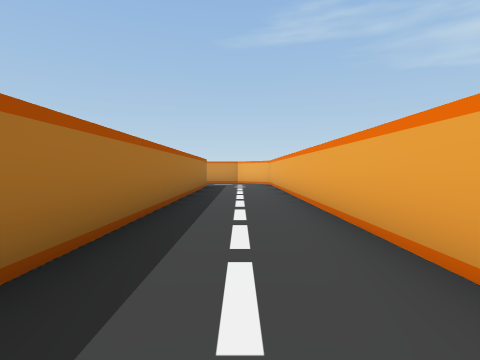
view 1 (above)

24 first-person views from a walk through a scene from a Unity 3-D project. The camera is 1.2 m above the floor, tilts 2° down and sees 80° across. The floor is counted in squares, 2 m on a side. Each view is taken from the middle of a square. On the plan, view 1 faces up. The plan holds only what a view shows up to about 9 squares ahead; the rest is blank.

view 2
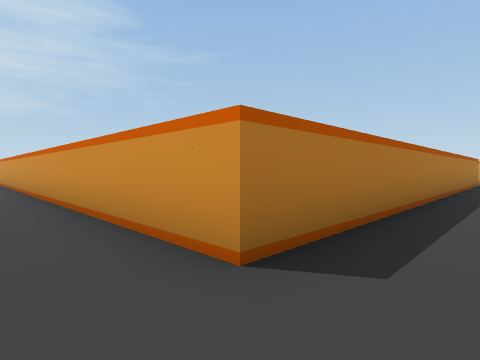

view 3
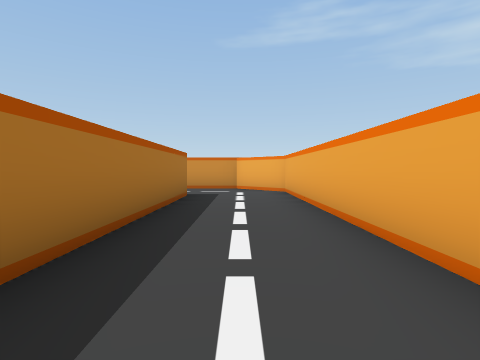

view 4
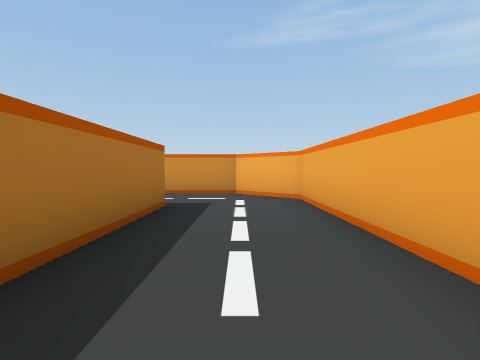

view 5
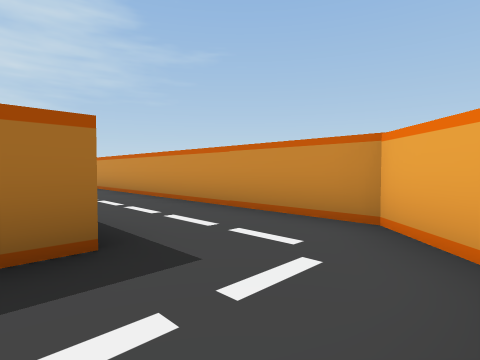

view 6
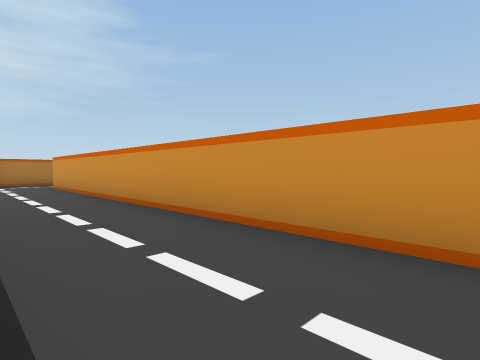

view 7
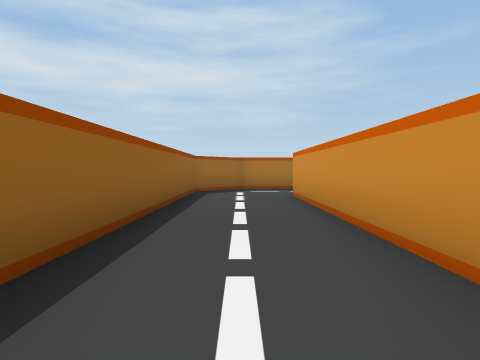

view 8
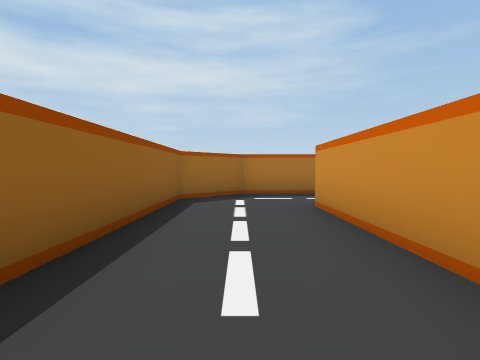

view 9
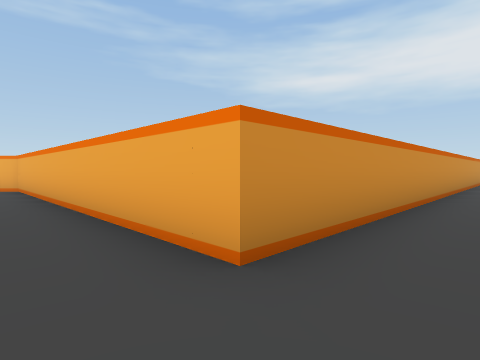

view 10
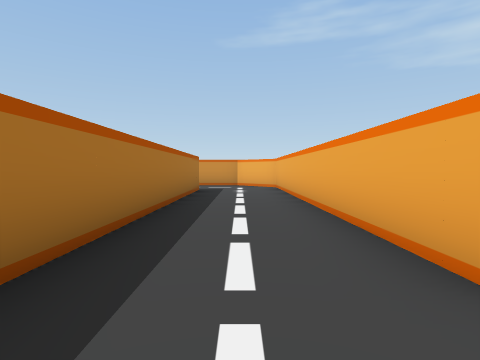

view 11
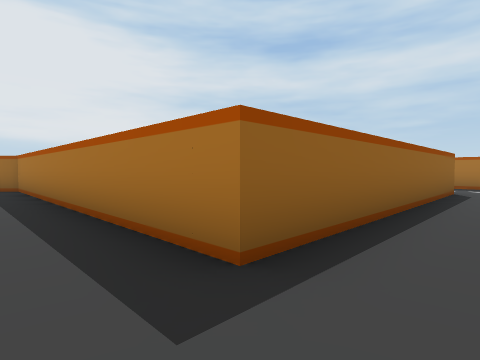

view 12
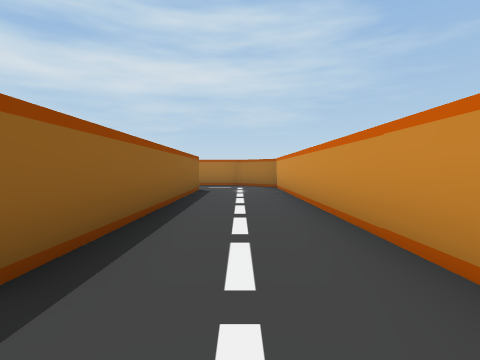

view 13
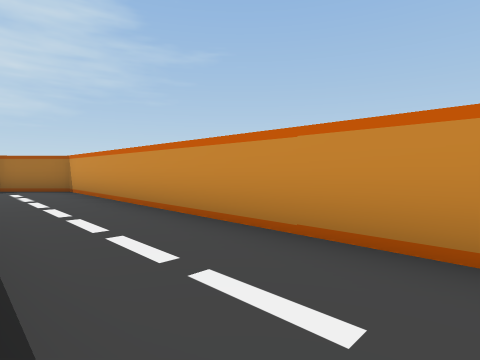

view 14
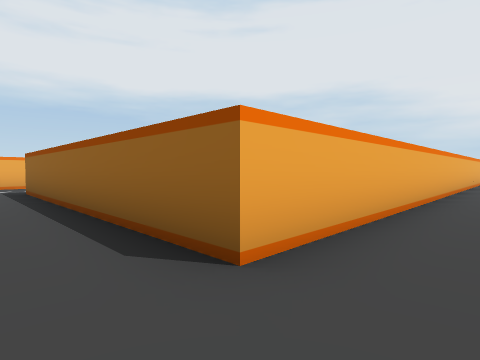

view 15
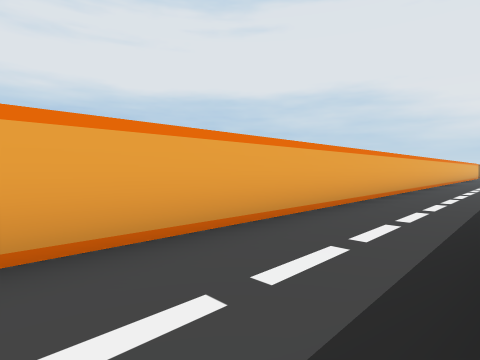

view 16
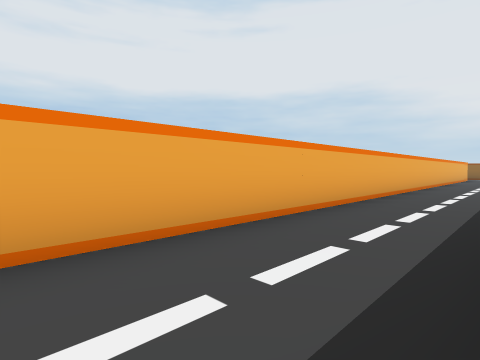

view 17
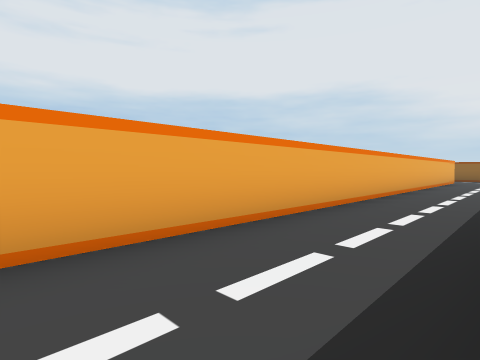

view 18
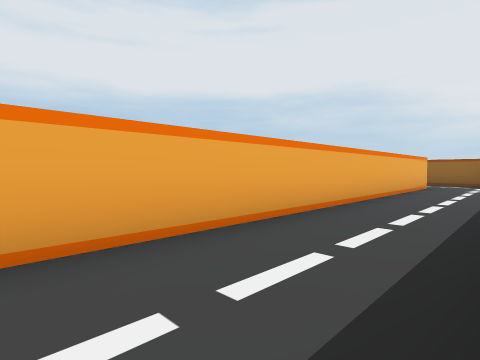

view 19
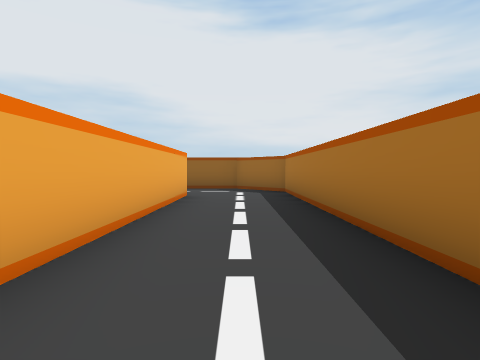

view 20
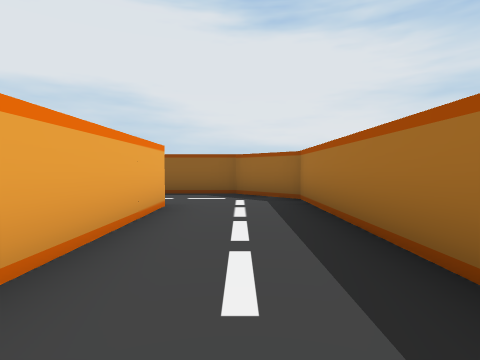

view 21
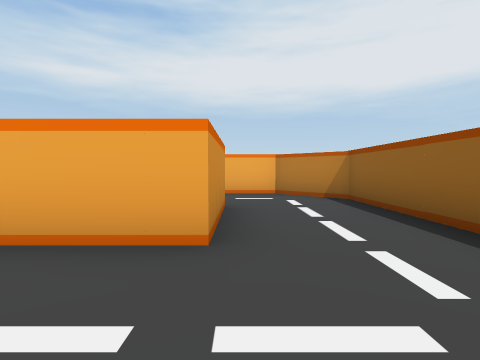

view 22
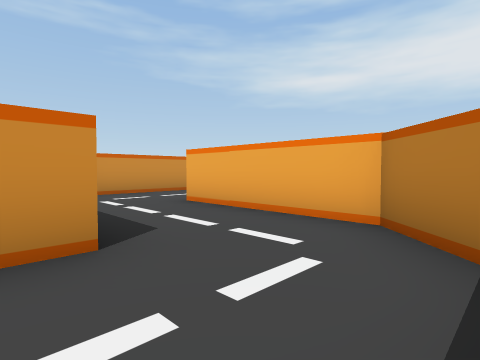

view 23
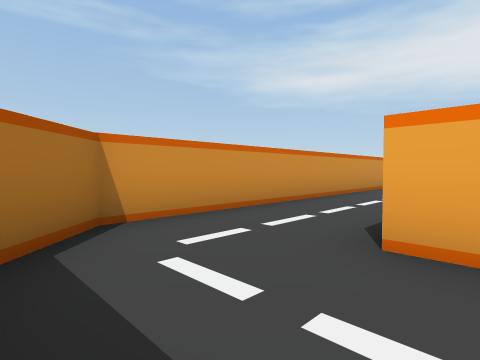

view 24
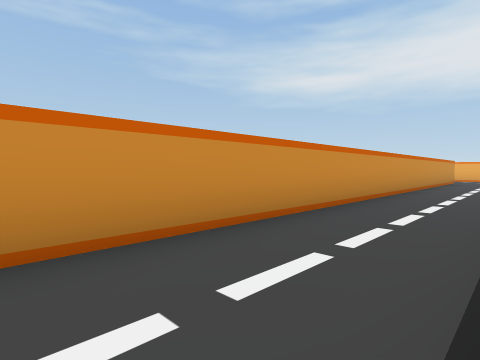

### Floor plan
Points are (right, up) in squares from view 1. A wall is a line through its corners. A room is listed if a view was taken in it or the views show most of it. See-through windows are left out.
Room 1 (views 1, 2, 3, 4, 5, 6, 7, 8, 9, 10, 11, 12, 13, 14, 15, 16, 17, 18, 19, 20, 21, 22, 23, 24)
walls: (-13.7, 14.5) (-13.7, 21.9) (-14.2, 22.3); (-16.2, 19.5) (-16.2, 12.1) (-14.9, 10.8) (-8.4, 10.8); (-16.1, 23.3) (-24.9, 23.3) (-26.3, 21.9) (-26.3, 20.5); (-1.2, 9.5) (-1.2, -0.5); (-22.5, 20.8) (-17.5, 20.8); (-2.5, -1.8) (-19.9, -1.8) (-20.9, -2.7); (-26.3, -1.4) (-26.3, -7.9) (-24.9, -9.3) (-20.1, -9.3) (-18.7, -7.9) (-18.7, -5.5); (1.3, 1.4) (1.3, 11.9) (-0.1, 13.3) (-12.5, 13.3); (-23.8, -5.6) (-23.8, 19.5)
objects: other object (-23, -6); other object (-23, 20); other object (-22, -6); other object (-18, -5); other object (-17, 20); other object (-13, 14); other object (-2, -1); other object (-2, 10)

Where each view was taken, in squares from view 1:
view 1: 0 up, 0 right, facing up
view 2: 3 down, 0 right, facing up-left
view 3: 4 up, 0 right, facing up
view 4: 6 up, 0 right, facing up
view 5: 10 up, 1 right, facing up-left
view 6: 11 up, 3 left, facing up-left
view 7: 12 up, 7 left, facing left
view 8: 12 up, 9 left, facing left
view 9: 12 up, 15 left, facing up-right
view 10: 12 up, 15 left, facing up
view 11: 22 up, 15 left, facing down-left
view 12: 22 up, 15 left, facing left
view 13: 21 up, 16 left, facing up-left
view 14: 22 up, 25 left, facing down-right
view 15: 18 up, 26 left, facing down-right
view 16: 13 up, 26 left, facing down-right
view 17: 9 up, 26 left, facing down-right
view 18: 4 up, 26 left, facing down-right
view 19: 0 up, 25 left, facing down
view 20: 2 down, 25 left, facing down
view 21: 7 down, 26 left, facing right
view 22: 9 down, 22 left, facing up-right
view 23: 5 down, 21 left, facing up-right
view 24: 4 down, 17 left, facing up-right
